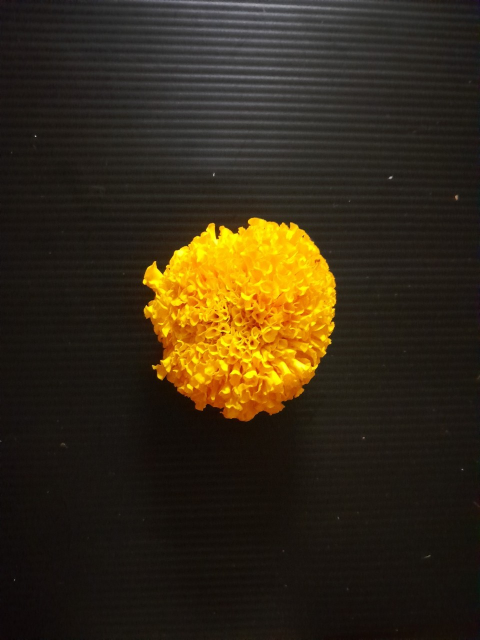
#> input picture dok.jpg, 960 x 1280 px (shown at 1/2 size)
$ python test_cy.py
#> lines starting #> are read from the running program, lines starting #| are printed output that depends on the picture; after the words box and inside, x2 and y2 are one past the last pixel; in counts of white or black regions, pixels touching at a corner belong together
import cv2 as cv
from cv2 import imread
import numpy as np
import matplotlib.pyplot as plt
import glob
from pathlib import Path
import os

img=cv.imread("dok.jpg")
#> img is the input picture: shape (1280, 960, 3); mean B, G, R 24, 42.5, 52.8

#LINE_ALBUM_test size0_220802
#img=cv.imread("LINE_ALBUM_test size0_220802.jpg")
imgre=cv.resize(img,(400,500))
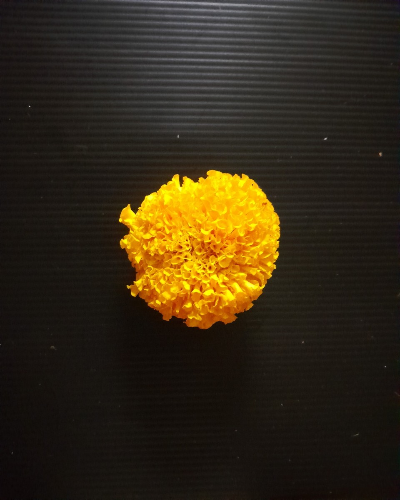
#> imgre: shape (500, 400, 3); mean B, G, R 23.9, 42.4, 52.7
g_img=cv.cvtColor(imgre,cv.COLOR_BGR2GRAY)
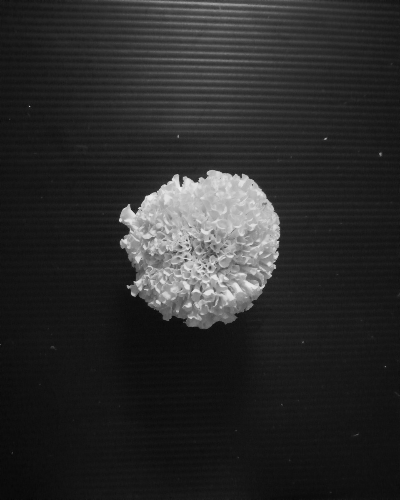
#> g_img: shape (500, 400); min 5, max 236, mean 43.3
thresh,th=cv.threshold(g_img,60,255,cv.THRESH_BINARY)
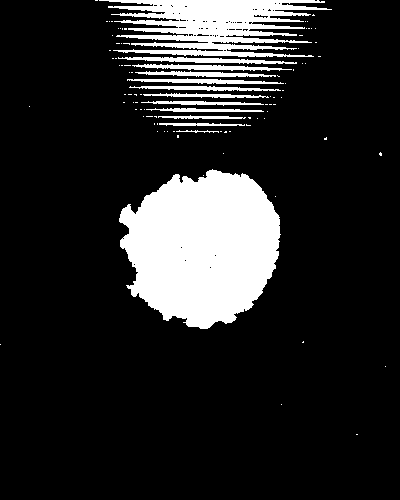
#> th: shape (500, 400); 15.4% white; 95 white regions (82 under 20 px), largest, box (x1, y1, x2, y2) and area: (119, 169, 281, 329) 18980, (99, 0, 332, 57) 7407, (118, 57, 297, 64) 647

kernel = np.ones((2,2),np.uint8)
images=cv.dilate(th,kernel,iterations=2)
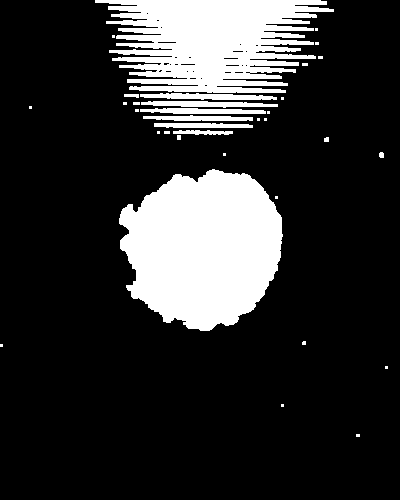
#> images: shape (500, 400); 19.1% white; 34 white regions (21 under 20 px), largest, box (x1, y1, x2, y2) and area: (119, 169, 283, 331) 19809, (95, 0, 334, 93) 14896, (140, 93, 277, 100) 676
sumpix=np.sum(images==255)
#> sumpix = 38130
sumbix=np.sum(images==0)
#> sumbix = 161870
sums=np.sum(images)
#> sums = 9723150
sum2=images.sum()
#> sum2 = 9723150
print(sumpix ,sumbix, sums, sum2)
#| 38130 161870 9723150 9723150
plt.imshow(images,cmap="gray")
plt.imshow(th,cmap="gray")
plt.xticks([])
plt.yticks([])

plt.show()
# [16 lines of commented-out code are left out]
cv.waitKey(0)
cv.destroyAllWindows()

$ run again, with egg0.jpg copied over dok.jpg
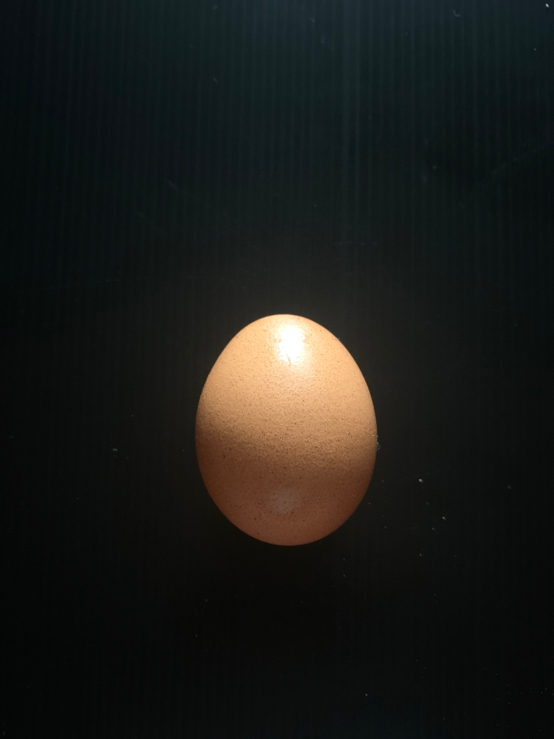
#> input picture egg0.jpg, 1108 x 1478 px (shown at 1/2 size)
#> img is the input picture: shape (1478, 1108, 3); mean B, G, R 24.6, 27.7, 27.1
#> `thresh,th=cv.threshold(g_img,60,255,cv.THRESH_BINARY)`:
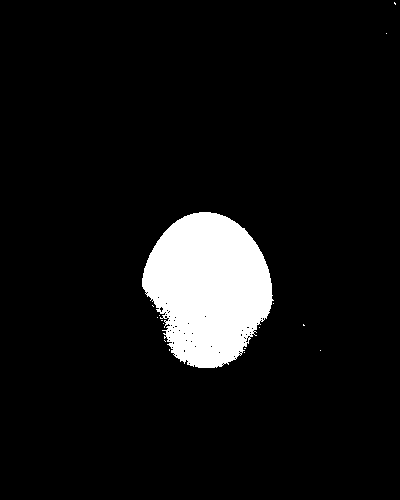
#> th: shape (500, 400); 7.4% white; 16 white regions (15 under 20 px), largest, box (x1, y1, x2, y2) and area: (142, 212, 274, 368) 14681
#> `images=cv.dilate(th,kernel,iterations=2)`:
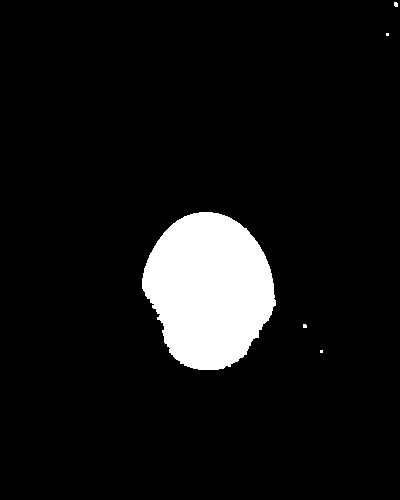
#> images: shape (500, 400); 7.8% white; 5 white regions (4 under 20 px), largest, box (x1, y1, x2, y2) and area: (142, 212, 276, 370) 15550
#> sumpix = 15601
#> sumbix = 184399
#> sums = 3978255
#| 15601 184399 3978255 3978255
